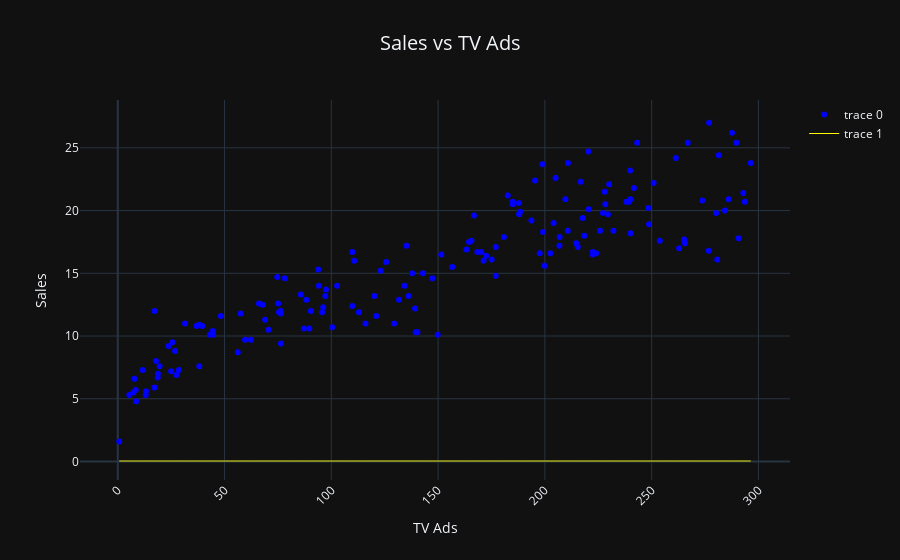
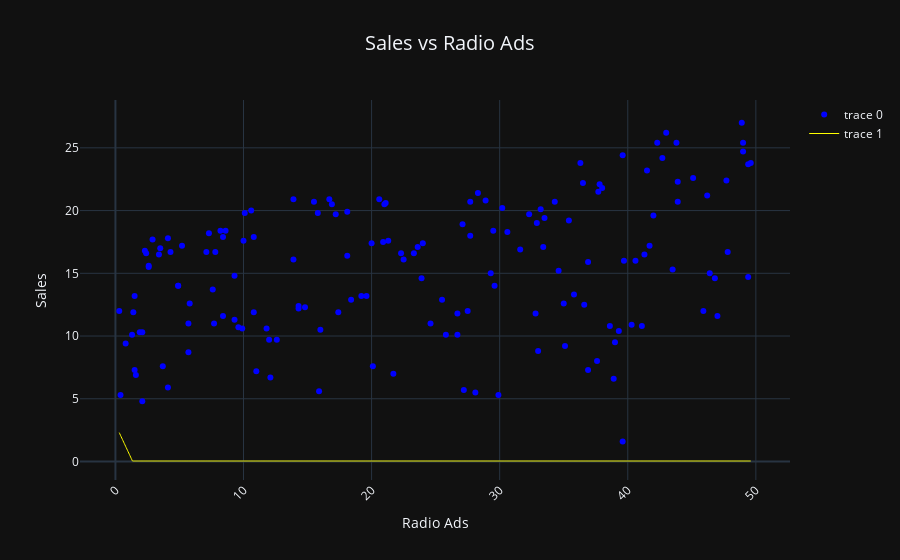
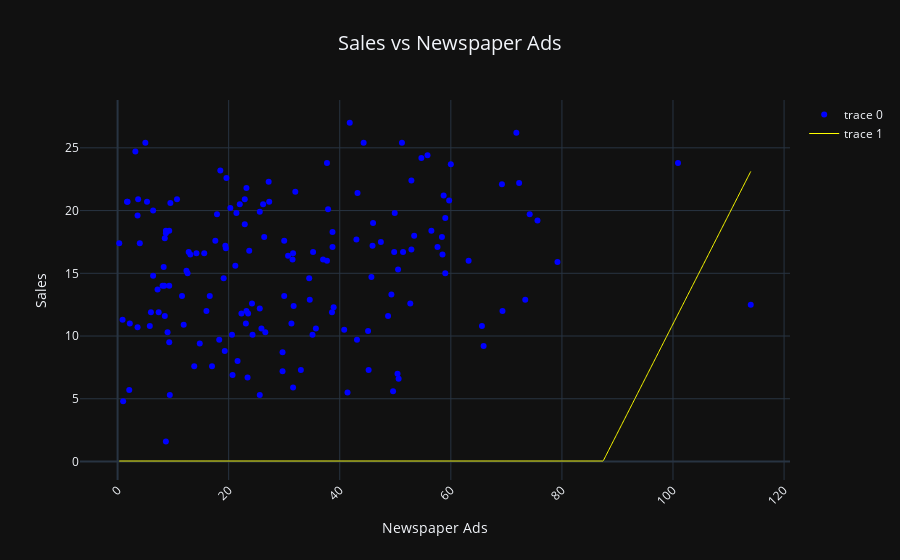

Here is the notebook cell these charts were saved with, in order:
### Markdown cell above
### Unoptimised network
Let's check how our network looks without any optimisation  
Note: Our network is a fully connected network so it is easy to calculate the number of parameters.

### Code cell
# Create neural network
nn = NN(x_train.shape[1], 1, [4, 3, 2])

plot_tv(nn)
plot_radio(nn)
plot_newspaper(nn)

### Figure 1 — Plotly figure (JSON) as saved in the notebook; plotly's stock layout.template omitted (floating-point values rounded to 4 significant figures; data arrays with more than 128 entries replaced by an {"elided": "..."} marker saying what was removed)
{"data": [{"line": {"color": "blue", "dash": "dot", "width": 1}, "mode": "markers", "type": "scatter", "x": {"elided": "160 float values"}, "y": {"elided": "160 float values"}}, {"line": {"color": "yellow", "dash": "solid", "shape": "spline", "width": 1}, "type": "scatter", "x": {"elided": "1000 float values"}, "y": {"elided": "1000 float values"}}], "layout": {"autosize": true, "title": {"font": {"size": 20}, "text": "Sales vs TV Ads", "x": 0.5}, "xaxis": {"autorange": true, "range": [-16.71, 313.8], "tickangle": -45, "title": {"text": "TV Ads"}, "type": "linear"}, "yaxis": {"autorange": true, "range": [-1.475, 28.78], "title": {"text": "Sales"}, "type": "linear"}}}

### Figure 2 — Plotly figure (JSON) as saved in the notebook; plotly's stock layout.template omitted (floating-point values rounded to 4 significant figures; data arrays with more than 128 entries replaced by an {"elided": "..."} marker saying what was removed)
{"data": [{"line": {"color": "blue", "dash": "dot", "width": 1}, "mode": "markers", "type": "scatter", "x": {"elided": "160 float values"}, "y": {"elided": "160 float values"}}, {"line": {"color": "yellow", "dash": "solid", "shape": "spline", "width": 1}, "type": "scatter", "x": {"elided": "1000 float values"}, "y": {"elided": "1000 float values"}}], "layout": {"autosize": true, "title": {"font": {"size": 20}, "text": "Sales vs Radio Ads", "x": 0.5}, "xaxis": {"autorange": true, "range": [-2.603, 52.5], "tickangle": -45, "title": {"text": "Radio Ads"}, "type": "linear"}, "yaxis": {"autorange": true, "range": [-1.475, 28.78], "title": {"text": "Sales"}, "type": "linear"}}}

### Figure 3 — Plotly figure (JSON) as saved in the notebook; plotly's stock layout.template omitted (floating-point values rounded to 4 significant figures; data arrays with more than 128 entries replaced by an {"elided": "..."} marker saying what was removed)
{"data": [{"line": {"color": "blue", "dash": "dot", "width": 1}, "mode": "markers", "type": "scatter", "x": {"elided": "160 float values"}, "y": {"elided": "160 float values"}}, {"line": {"color": "yellow", "dash": "solid", "shape": "spline", "width": 1}, "type": "scatter", "x": {"elided": "1000 float values"}, "y": {"elided": "1000 float values"}}], "layout": {"autosize": true, "title": {"font": {"size": 20}, "text": "Sales vs Newspaper Ads", "x": 0.5}, "xaxis": {"autorange": true, "range": [-6.395, 120.7], "tickangle": -45, "title": {"text": "Newspaper Ads"}, "type": "linear"}, "yaxis": {"autorange": true, "range": [-1.475, 28.78], "title": {"text": "Sales"}, "type": "linear"}}}
